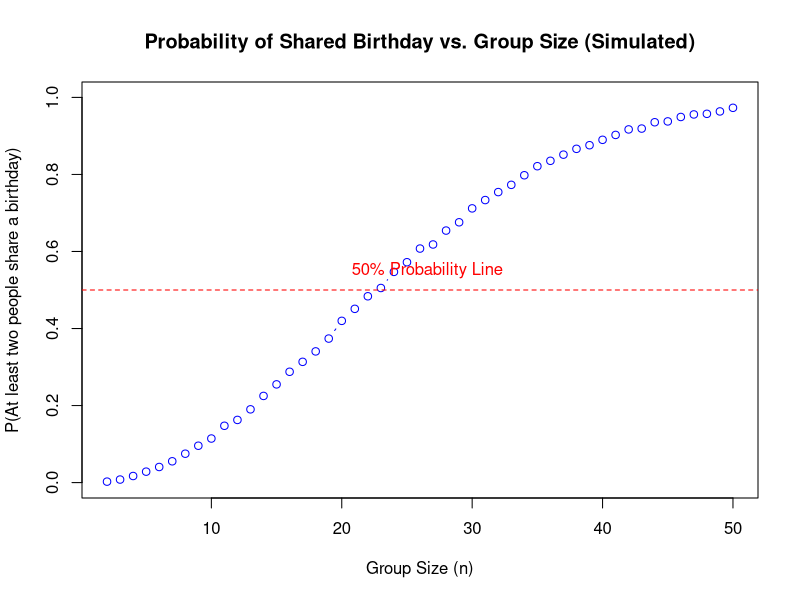
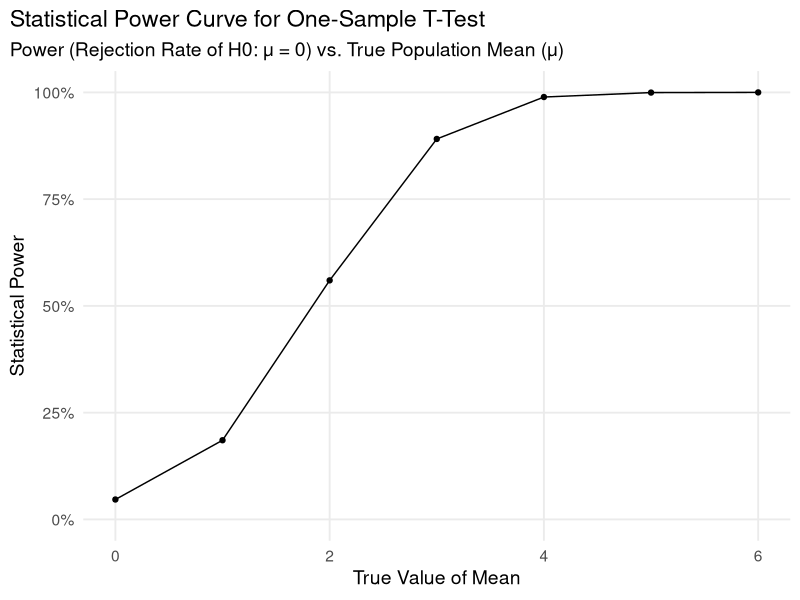
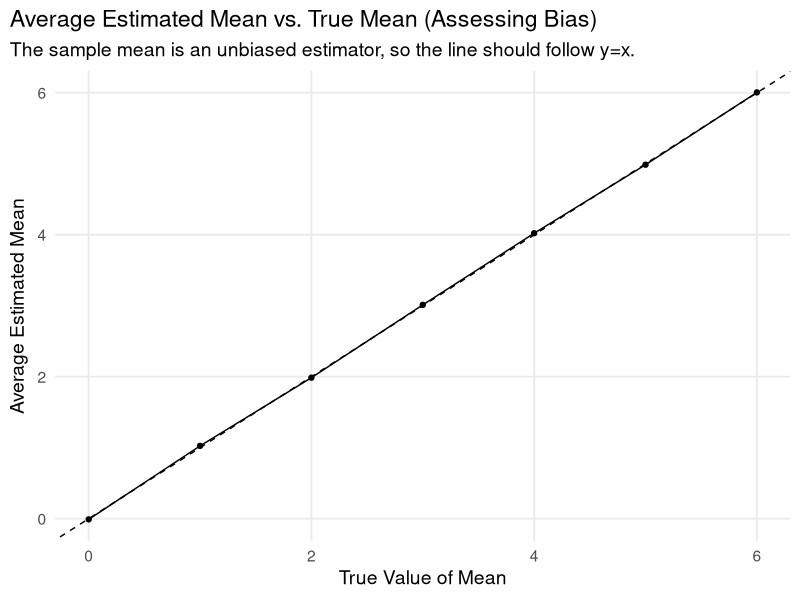
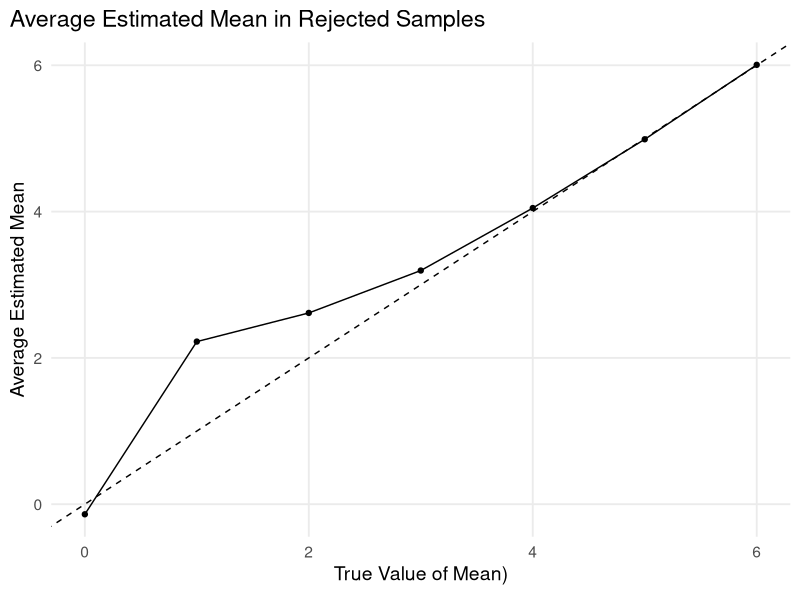

Here is the R script that generated these plots, in order:
## ---- chunk 1
library(tidyverse)
library(broom)
## ---- chunk 2
simulate_birthday_match <- function(n) {

  birthdays <- sample(1:365, size = n, replace = TRUE)
  has_duplicate <- length(birthdays) != length(unique(birthdays))

  # 3. Return TRUE (match found) or FALSE (no match)
  return(has_duplicate)
}

# Define parameters
min_n <- 2
max_n <- 50
n_simulations <- 10000

# Create a sequence of group sizes to test
group_sizes <- min_n:max_n

# Initialize a vector to store the calculated probabilities
probabilities <- numeric(length(group_sizes))

# Run the simulation for each group size
for (i in 1:length(group_sizes)) {
  n <- group_sizes[i]

  # Run the simulation n_simulations times for the current group size
  results <- replicate(n_simulations, simulate_birthday_match(n))

  # Compute the probability:
  # The mean() of a logical vector (TRUE/FALSE) calculates the proportion of TRUEs
  probability_of_match <- mean(results)

  # Store the result
  probabilities[i] <- probability_of_match
}

# Create a data frame for plotting (good practice)
probability_data <- data.frame(
  group_size = group_sizes,
  probability = probabilities
)
## ---- chunk 3
# Make a plot
plot(probability_data$group_size, probability_data$probability,
     type = "b", # 'b' for both points and lines
     col = "blue",
     main = "Probability of Shared Birthday vs. Group Size (Simulated)",
     xlab = "Group Size (n)",
     ylab = "P(At least two people share a birthday)",
     ylim = c(0, 1) # Ensure the y-axis spans 0 to 1
)
abline(h = 0.5, col = "red", lty = 2) # Add a line at P=0.5
text(20, 0.55, "50% Probability Line", col = "red", pos = 4)
## ---- chunk 4
analyze_datasets <- function(mu, sd=5, n_simulations = 5000, sample_size = 30) {
  tibble(
    simulation_id = 1:n_simulations,
    data = map(1:n_simulations, ~ rnorm(n = sample_size, mean = mu, sd = sd)),
    t_test_results = map(
      .x = data,
      .f = ~ tidy(t.test(.x, mu = 0)) # H0: mu = 0
    )
  )
}

## ---- chunk 5
final_sim_results_nested0 <- analyze_datasets(mu = 0)
final_sim_results_nested1 <- analyze_datasets(mu = 1)
final_sim_results_nested2 <- analyze_datasets(mu = 2)
final_sim_results_nested3 <- analyze_datasets(mu = 3)
final_sim_results_nested4 <- analyze_datasets(mu = 4)
final_sim_results_nested5 <- analyze_datasets(mu = 5)
final_sim_results_nested6 <- analyze_datasets(mu = 6)
## ---- chunk 6
all_results_list <- list(
  `0` = final_sim_results_nested0,
  `1` = final_sim_results_nested1,
  `2` = final_sim_results_nested2,
  `3` = final_sim_results_nested3,
  `4` = final_sim_results_nested4,
  `5` = final_sim_results_nested5,
  `6` = final_sim_results_nested6
)

power_curve_data <- 
  all_results_list |> 
  bind_rows(.id = "true_mu_value")  |> 
  mutate(true_mu_value = as.numeric(true_mu_value))  |> 
  unnest(t_test_results) |> 
  group_by(true_mu_value) |> 
  summarise(
    average_estimate = mean(estimate, na.rm = TRUE),
    conditional_average_estimate = mean(estimate[p.value < 0.05], na.rm = TRUE),
    power = mean(p.value < 0.05, na.rm = TRUE),
    .groups = "drop"
  )
## ---- chunk 7
power_plot <- ggplot(power_curve_data, aes(x = true_mu_value, y = power)) +
  geom_line() +
  geom_point() +
  scale_y_continuous(labels = scales::percent, limits = c(0, 1)) +
  labs(
    title = "Statistical Power Curve for One-Sample T-Test",
    subtitle = "Power (Rejection Rate of H0: μ = 0) vs. True Population Mean (μ)",
    x = expression("True Value of Mean"),
    y = "Statistical Power"
  ) +
  theme_minimal(base_size = 14) +
  theme(
    plot.title.position = "plot",
    panel.grid.minor = element_blank()
  )

power_plot
## ---- chunk 8
estimate_plot <- 
  ggplot(power_curve_data, aes(x = true_mu_value, y = average_estimate)) +
  geom_line() +
  geom_point() +
  geom_abline(intercept = 0, slope = 1, linetype = "dashed", color = "black") +
  scale_x_continuous(name = expression("True Value of Mean")) +
  scale_y_continuous(name = expression("Average Estimated Mean")) +
  labs(
    title = "Average Estimated Mean vs. True Mean (Assessing Bias)",
    subtitle = "The sample mean is an unbiased estimator, so the line should follow y=x."
  ) +
  theme_minimal(base_size = 14) +
  theme(
    plot.title.position = "plot",
    panel.grid.minor = element_blank()
  )
estimate_plot
## ---- chunk 9
conditional_estimate_plot <- 
  ggplot(power_curve_data, aes(x = true_mu_value, y = conditional_average_estimate)) +
  # Add the simulation results
  geom_line() +
  geom_point() +
  geom_abline(intercept = 0, slope = 1, linetype = "dashed", color = "black") +
  scale_x_continuous(name = expression("True Value of Mean)")) +
  scale_y_continuous(name = "Average Estimated Mean") +
  labs(
    title = "Average Estimated Mean in Rejected Samples") +
  theme_minimal(base_size = 14) +
  theme(
    plot.title.position = "plot",
    panel.grid.minor = element_blank()
  )

conditional_estimate_plot
